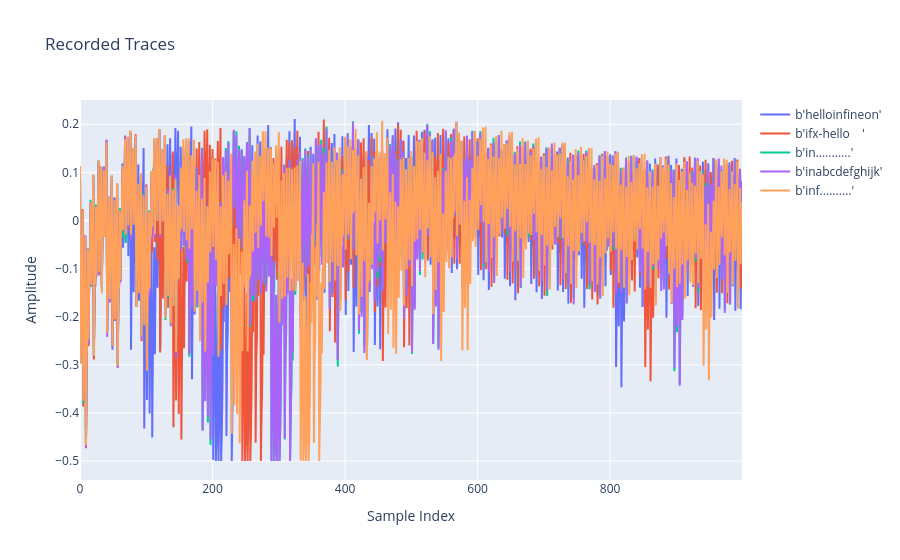

Notebook code cell kept with this figure:
### Code cell
# Plot all recorded traces

fig = pgo.Figure()
for i in range(len(trace)):
    fig.add_trace(pgo.Scatter(y=trace["trace"][i], name=str(bytes(trace["input"][i]))))
fig.update_layout(title="Recorded Traces", xaxis_title="Sample Index", yaxis_title="Amplitude")
fig.show()

### Figure 1 — Plotly figure (JSON) as saved in the notebook; plotly's stock layout.template omitted (floating-point values rounded to 4 significant figures; data arrays with more than 128 entries replaced by an {"elided": "..."} marker saying what was removed)
{"data": [{"name": "b'helloinfineon'", "type": "scatter", "y": {"elided": "1000 float values"}}, {"name": "b'ifx-hello    '", "type": "scatter", "y": {"elided": "1000 float values"}}, {"name": "b'in...........'", "type": "scatter", "y": {"elided": "1000 float values"}}, {"name": "b'inabcdefghijk'", "type": "scatter", "y": {"elided": "1000 float values"}}, {"name": "b'inf..........'", "type": "scatter", "y": {"elided": "1000 float values"}}], "layout": {"title": {"text": "Recorded Traces"}, "xaxis": {"title": {"text": "Sample Index"}}, "yaxis": {"title": {"text": "Amplitude"}}}}
